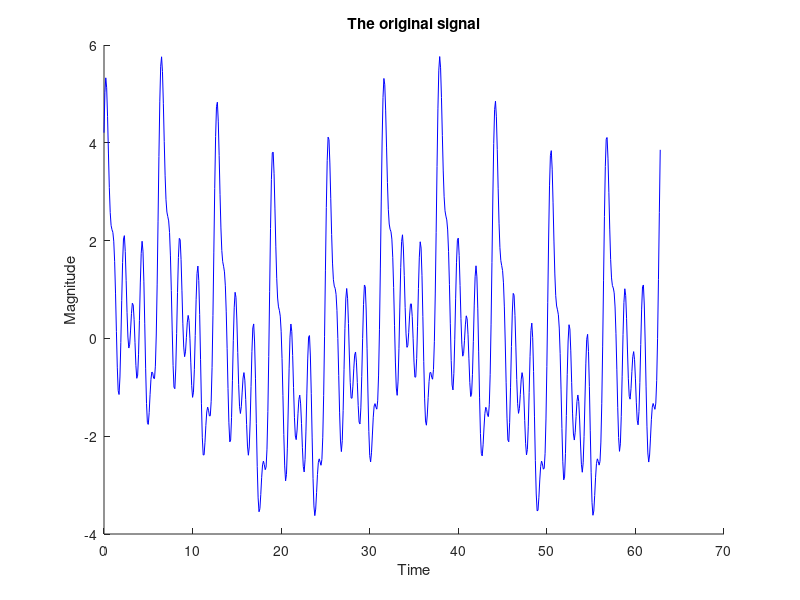

The MATLAB source for this figure: (Note: this script raises an error after producing the figure.)
% Software: Discrete Fourier Transform 1D (for real and complex signals)
% Author: Hy Truong Son
% Position: PhD Student
% Institution: Department of Computer Science, The University of Chicago
% Email: sonpascal93@gmail.com, hytruongson@uchicago.edu
% Website: http://people.inf.elte.hu/hytruongson/
% Copyright 2016 (c) Hy Truong Son. All rights reserved.

function [] = example_dft_1d()
    % Generate a random signal
    t = [0 : 0.1 : 20 * pi];
    sine1 = sin(t);
    sine2 = sin(2 * t);
    sine3 = sin(3 * t);
    sine4 = sin(6 * t + pi / 4);
    cosine1 = cos(t);
    cosine2 = cos(2 * t);
    cosine3 = cos(3 * t);
    cosine4 = cos(t / 5 - pi / 3);
    signal = sine1 + sine2 + sine3 + sine4 + cosine1 + cosine2 + cosine3 + cosine4;
    
    % Plot the original signal
    figure(1);
    title('The original signal');
    xlabel('Time');
    ylabel('Magnitude');
    hold on;
    plot(t(:), signal(:), 'b-');
    
    % Discrete Fourier Transform
    [re, im] = dft_1d(signal);
    amp = amplitude_1d(re, im);
    phase = phase_1d(re, im);
    
    % Plot the amplitude in the frequency domain
    figure(2);
    title('The amplitude in the frequency domain after DFT');
    xlabel('Time');
    ylabel('Amplitude');
    hold on;
    plot(1:size(amp, 1), amp(:), 'g.');
    
    % Inverse DFT
    [r, i] = idft_1d(re, im);
    
    % Plot the reversed signal (real part) and the imaginary part (= 0)
    figure(3);
    title('The reversed signal from Inverse DFT');
    xlabel('Time');
    ylabel('Magnitude');
    hold on;
    plot(t(:), r(:), 'r-');
    hold on;
    plot(t(:), i(:), 'g-');
end